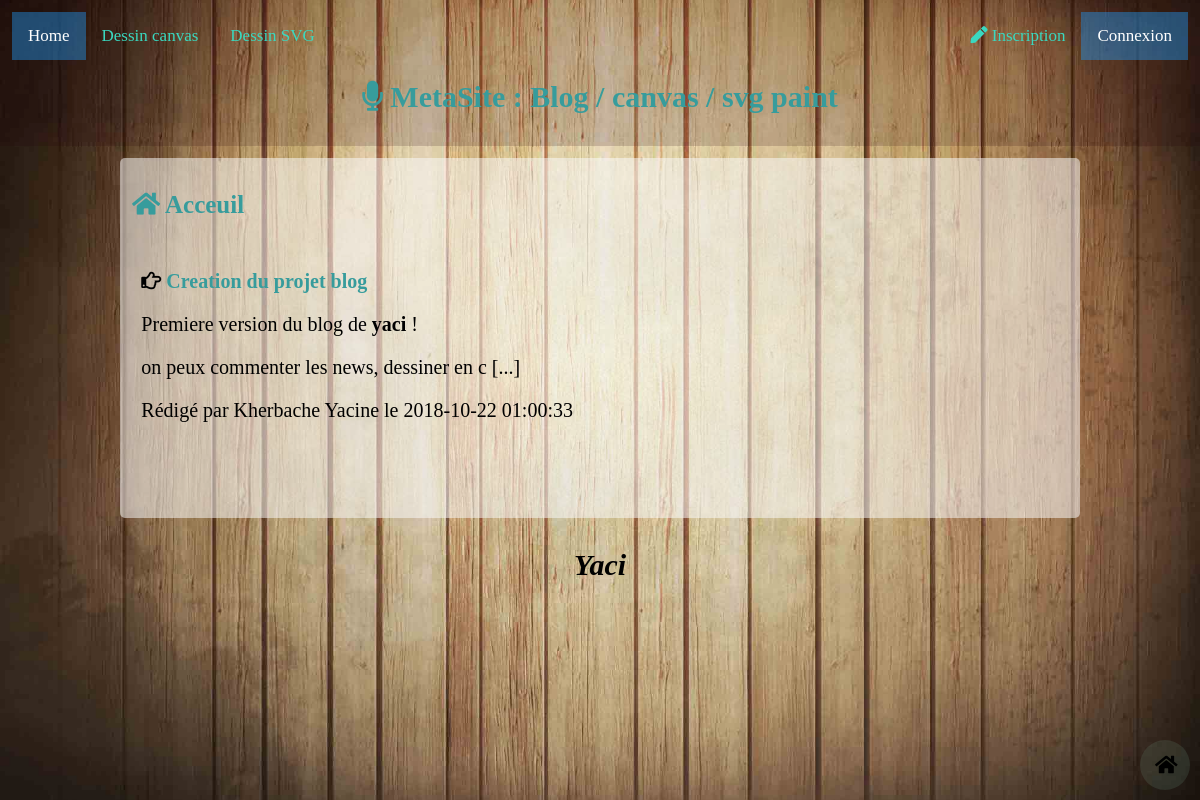
Page /www/Realization/meta_site/index.php on the committed database.
### tables this page shows
CREATE TABLE `article` (
  `id` int(11) NOT NULL,
  `titre` varchar(100) NOT NULL,
  `contenue` text NOT NULL,
  `date_ajout` datetime NOT NULL,
  `id_auteur` int(11) NOT NULL,
  `id_categorie` int(11) NOT NULL
);

CREATE TABLE `Auteur` (
  `id` int(11) NOT NULL,
  `Nom` varchar(50) NOT NULL,
  `Prenom` varchar(50) NOT NULL
);

### www/Realization/meta_site/index.php (called while the page is built, shortened)
<?php
require_once 'includes/connexion_bdd.php';
require_once 'includes/requete_Sql.php';
$Liste_News = GetNews();
include "layout.php";

### www/Realization/meta_site/includes/requete_Sql.php (called while the page is built, shortened)
<?php
function GetNews()
{
    global $bdd;
    $getNews = "SELECT article.id,article.titre, article.contenue,article.date_ajout,Auteur.Nom,Auteur.Prenom,categorie.Nom_De_Categorie\n"
        . " FROM `article` \n"
        . " LEFT JOIN Auteur ON article.id_auteur = Auteur.id\n"
        . " LEFT JOIN categorie ON article.id_categorie = categorie.id\n"
        . " ORDER BY date_ajout DESC";
    $Liste_news = array();
    $reponseIndex = $bdd->prepare($getNews);
    $reponseIndex->execute();
    while ($donnees = $reponseIndex->fetch()) {
        $Liste_news[] = $donnees;
    };
    return $Liste_news;
}

### www/Realization/meta_site/index.phtml (the view, shortened to what this page needs)
<h2><i class="fas fa-home"></i> Acceuil</h2>
<?php foreach ($Liste_News as $new) {
    $id = $new['id'];
    $titre = $new['titre'];
    $contenue = mb_substr($new['contenue'], 0, 100);
    $date_ajout = $new['date_ajout'];
    $nom_Auteur = $new['Nom'];
    $Prenom_Auteur = $new['Prenom'];
    ?>
    <div class="Post">
        <a href="/MetaSite/Commentaires/<?= $id ?>">
            <h3>
                <i class="far fa-hand-point-right" style="color:black;"></i>
                <?= $titre ?>
            </h3>
        </a>
        <p>
            <?= $contenue ?>
            <a href="/MetaSite/Commentaires/<?= $id ?>" class="<?= $id ?>"
               style="color:black;">[...]</a>
        </p>
        <p>
            Rédigé par  <?php if ($nom_Auteur == null){ echo '<strong>Auteur suprimé</strong>'; } else { echo $nom_Auteur . ' ' . $Prenom_Auteur; }  ?> le <?= $date_ajout ?>
        </p>
    </div>
<?php } ?>

### www/Realization/meta_site/css/style.css (style rules this page uses)
* { -webkit-box-sizing: border-box; -moz-box-sizing: border-box; box-sizing: border-box; }
html { font-size: 62.50%; }
body { background: url('../img/Background_.jpg'); background-repeat: no-repeat; background-position: center; background-attachment: fixed; background-size: cover; font-size: 2rem; font-family: 'Yellowtail', cursive; }
h2 { font-size: 2.5rem; }
h3 { font-size: 2rem; }
h1, h2, h3, a { color: #379c9c; text-decoration: none; }
.Post { padding: 1%; animation: PostAnimation 3s ease-in-out forwards; animation-iteration-count: 1; -webkit-animation: PostAnimation 3s; -webkit-animation-iteration-count: 1; transition: 1s ease-in-out; }

### rows in the picture
article: titre "Creation du projet blog", contenue "Premiere version du blog de yaci ! on peux commenter les news, dessiner en c", id_auteur.Nom "Kherbache", id_auteur.Prenom "Yacine", date_ajout "2018-10-22 01:00:33"
